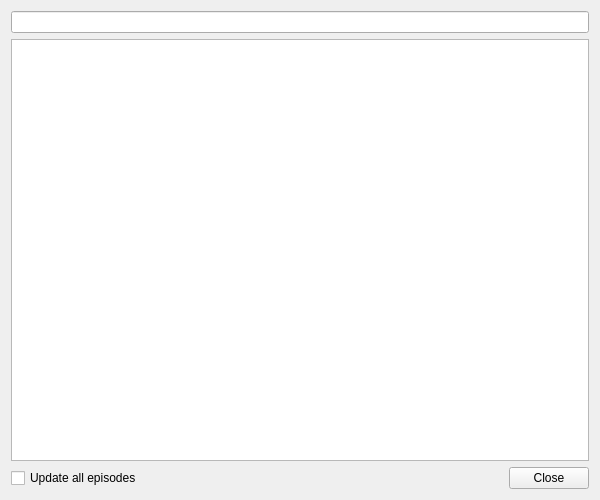
<?xml version="1.0" encoding="UTF-8"?>
<ui version="4.0">
 <class>TvShowSearch</class>
 <widget class="QDialog" name="TvShowSearch">
  <property name="windowModality">
   <enum>Qt::WindowModal</enum>
  </property>
  <property name="geometry">
   <rect>
    <x>0</x>
    <y>0</y>
    <width>600</width>
    <height>500</height>
   </rect>
  </property>
  <property name="windowTitle">
   <string>Search Result</string>
  </property>
  <property name="styleSheet">
   <string notr="true">#TvShowSearch {
	background-image: url(:/img/pattern_dark.png);
}</string>
  </property>
  <property name="modal">
   <bool>true</bool>
  </property>
  <layout class="QVBoxLayout" name="verticalLayout">
   <item>
    <widget class="MyLineEdit" name="searchString"/>
   </item>
   <item>
    <widget class="QTableWidget" name="results">
     <property name="styleSheet">
      <string notr="true">alternate-background-color: rgb(243, 246, 250);</string>
     </property>
     <property name="editTriggers">
      <set>QAbstractItemView::NoEditTriggers</set>
     </property>
     <property name="alternatingRowColors">
      <bool>true</bool>
     </property>
     <property name="selectionMode">
      <enum>QAbstractItemView::SingleSelection</enum>
     </property>
     <property name="selectionBehavior">
      <enum>QAbstractItemView::SelectRows</enum>
     </property>
     <property name="showGrid">
      <bool>false</bool>
     </property>
     <attribute name="horizontalHeaderVisible">
      <bool>false</bool>
     </attribute>
     <attribute name="horizontalHeaderStretchLastSection">
      <bool>true</bool>
     </attribute>
     <attribute name="verticalHeaderVisible">
      <bool>false</bool>
     </attribute>
     <column>
      <property name="text">
       <string>Result</string>
      </property>
     </column>
    </widget>
   </item>
   <item>
    <layout class="QHBoxLayout" name="horizontalLayout_4">
     <item>
      <widget class="QCheckBox" name="chkUpdateAllEpisodes">
       <property name="text">
        <string>Update all episodes</string>
       </property>
      </widget>
     </item>
     <item>
      <spacer name="horizontalSpacer_4">
       <property name="orientation">
        <enum>Qt::Horizontal</enum>
       </property>
       <property name="sizeHint" stdset="0">
        <size>
         <width>40</width>
         <height>20</height>
        </size>
       </property>
      </spacer>
     </item>
     <item>
      <widget class="QPushButton" name="buttonClose">
       <property name="text">
        <string>Close</string>
       </property>
       <property name="autoDefault">
        <bool>false</bool>
       </property>
      </widget>
     </item>
    </layout>
   </item>
  </layout>
 </widget>
 <customwidgets>
  <customwidget>
   <class>MyLineEdit</class>
   <extends>QLineEdit</extends>
   <header>smallWidgets/MyLineEdit.h</header>
  </customwidget>
 </customwidgets>
 <resources/>
 <connections/>
</ui>
